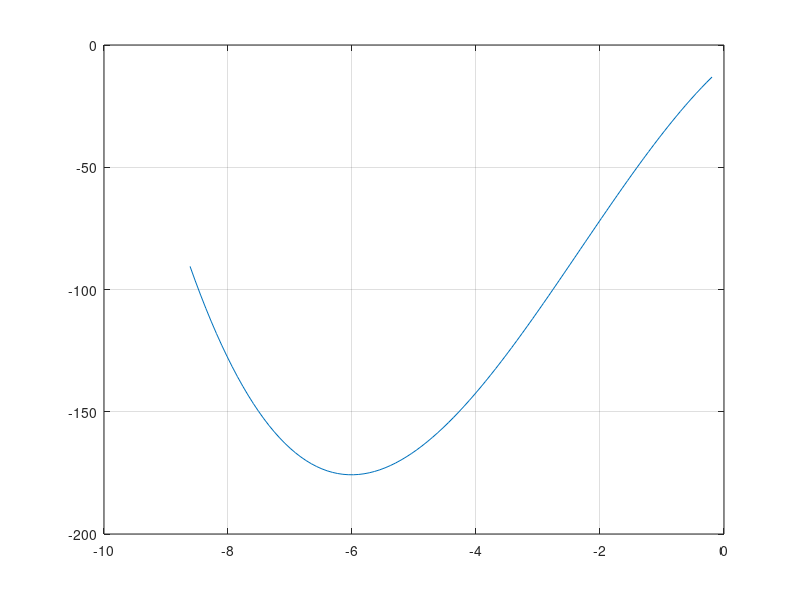

Write MATLAB code to recreate this figure.
%% 1
P=[1,-6,15,-14];
R=roots(P);
x=linspace(min(R)-1,max(R)+1);
F=polyval(P,x);
plot(x,F), grid on;
roots(P)
%% 2
P=[1.-2,-8,+13,-24];
R=roots(P);
x=linspace(min(R)-1,max(R)+1);
F=polyval(P,x);
plot(x,F), grid on;
roots(P)

